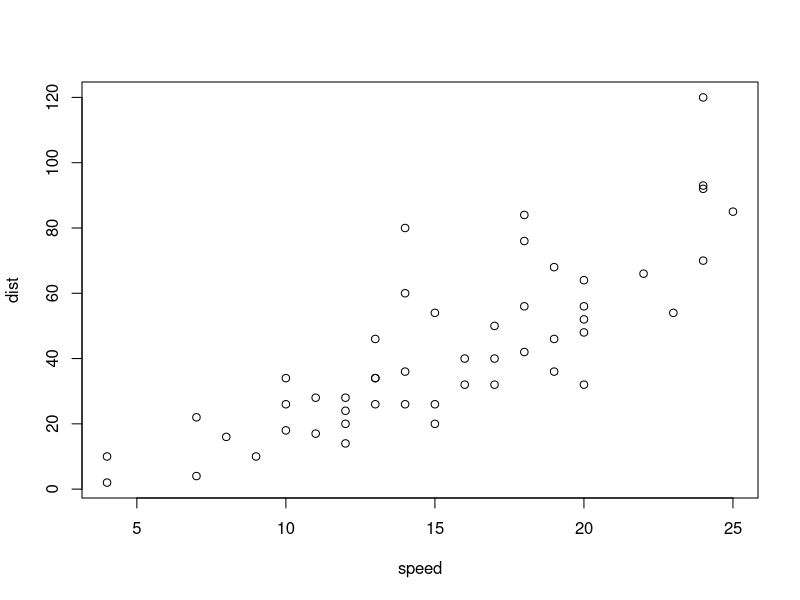
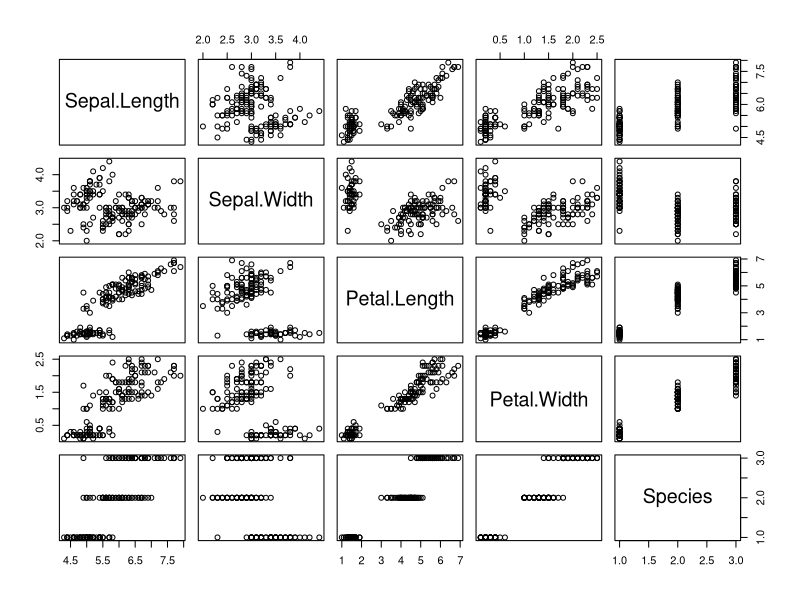
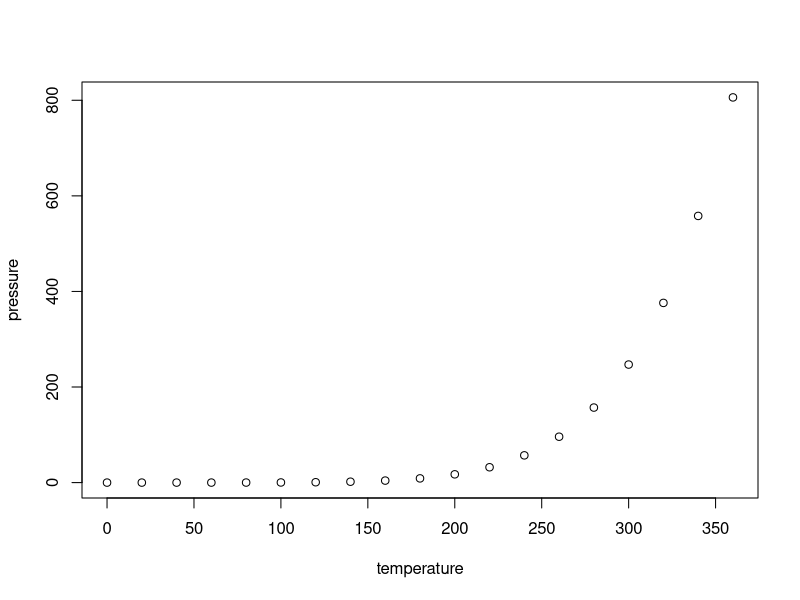
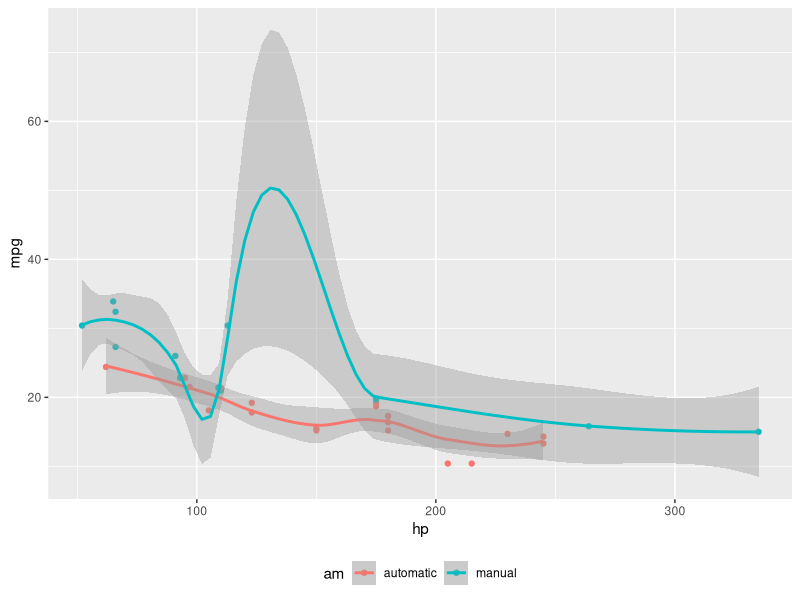

These charts were generated, in order, by the following R code:
## ---- chunk 1
#| column: screen-inset-shaded
#| layout-nrow: 1

plot(cars)
plot(iris)
plot(pressure)
## ---- chunk 2
#| label: fig-mtcars
#| fig-cap: "MPG vs horsepower, colored by transmission."
#| column: margin

library(ggplot2)
mtcars2 <- mtcars
mtcars2$am <- factor(
  mtcars$am, labels = c('automatic', 'manual')
)
options(options(repr.plot.width = 5, repr.plot.height =2))
ggplot(mtcars2, aes(hp, mpg, color = am)) +
  geom_point() +
  geom_smooth(formula = y ~ x, method = "loess") +
  theme(legend.position = 'bottom')
